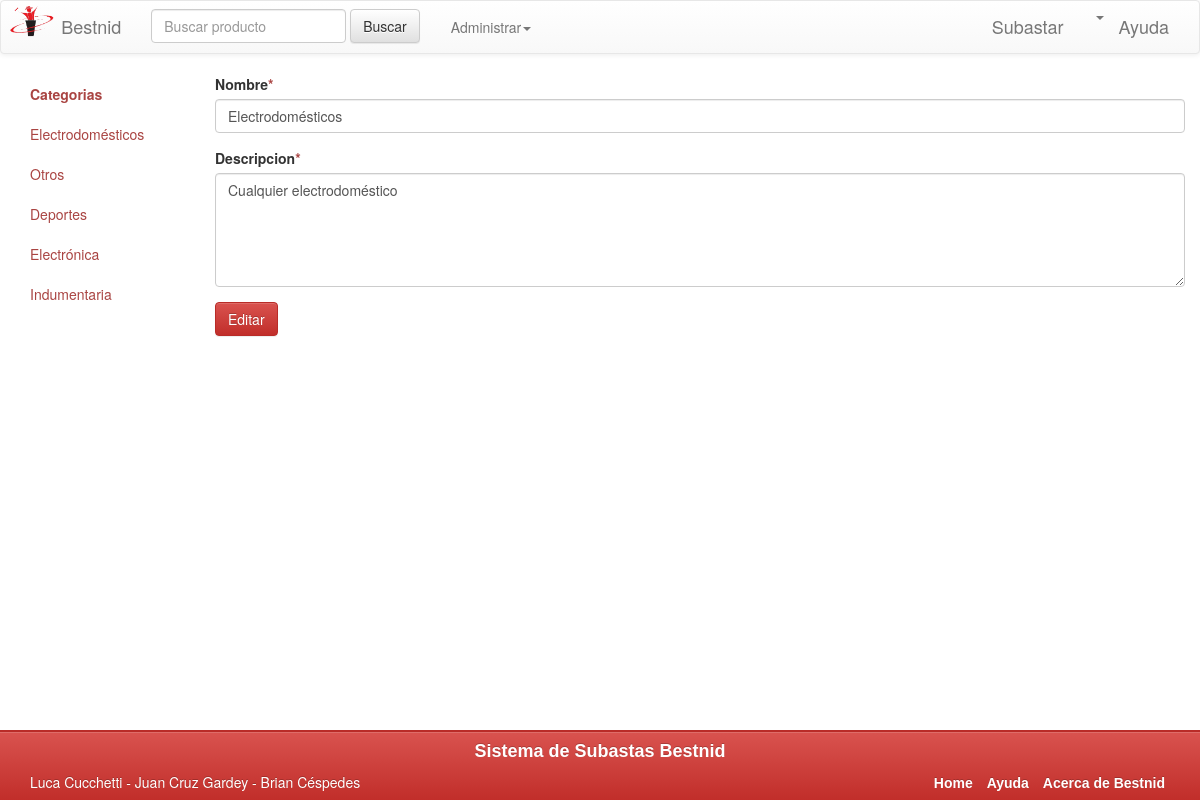
Page /Bestnid/editarCategoria.php?id=3 (signed in) on the committed database.
### tables this page shows
CREATE TABLE IF NOT EXISTS `categoria` (
`idCategoria` int(11) NOT NULL,
  `nombre` varchar(50) NOT NULL,
  `descripcion` longtext
);

### Bestnid/editarCategoria.php (the view, shortened to what this page needs)
<DOCTYPE html>
<html lang="es">
	<head>
		<link rel="stylesheet" href="Bootstrap/css/bootstrap.min.css">
		<link rel="stylesheet" href="Bootstrap/css/bootstrap-theme.min.css">
		<link rel="stylesheet" href="estilopropio.css">
	</head>
	<body>
		<?php
			include("conexion.php");
			$existeCategoria= mysqli_query ($link, "SELECT * FROM Categoria WHERE idCategoria='".$_GET["id"]."' ");
			$rowCat= mysqli_fetch_array($existeCategoria);
		?>
		<section class="main container-fluid">
			<div class="row">
				<div class="col-sm-3 col-md-2 sidebar">
		        	<ul class="nav nav-sidebar">
			            <li class="active"><a class="text-danger" href="home.php"><strong>Categorias</strong></a></li>
			            <?php
							include("conexion.php");
							$result = mysqli_query ($link, "SELECT * FROM Categoria");
							while ($row=mysqli_fetch_array($result) ) {
								echo "<li><a class='text-danger' href='listadoProductosPorCategoria.php?idCategoria=".$row["idCategoria"]." '>".$row["nombre"]."</a></li>";
							}
						?>
			        </ul>
		        </div>
		        <div class="col-md-10">
		        	<form name="frm-editarCategoria" id="f_editarCategoria" action="sobreescribirCategoria.php" method="POST">
						<div class="form-group">
							<label for="inputNombre">Nombre<span class="text-danger">*</span></label>
							<input type="text" class="form-control" name="nombreCategoria" id="inputNombre" value=<?php echo $rowCat["nombre"] ?> >
						</div>
						<div class="form-group">
							<label for="inputDescripcion">Descripcion<span class="text-danger">*</span></label>
							<textarea class="form-control" name="descripcionCategoria" id="inputDescripcion" rows="5"><?php echo $rowCat["descripcion"] ?></textarea>
						</div>
						<button class="btn btn-danger" type="button" id="b_editar">Editar</button>
					</form>
		        </div>
		     </div>
		</section>
		<footer class="btn-danger">
			<div class="container">
				<div class="row">
					<h4 class="text-center">Sistema de Subastas Bestnid</h4>
				</div>
				<div class="row">
					<div class="col-md-6">
						<p>Luca Cucchetti - Juan Cruz Gardey - Brian C&eacute;spedes </p>
					</div>
					<div class="col-md-6">
						<ul class="list-inline text-right">
							<li><a href="home.php">Home</a></li>
							<li><a href="#">Ayuda</a></li>
							<li><a href="acercaBestnid.php">Acerca de Bestnid</a></li>
						</ul>
					</div>
				</div>
			</div>
		</footer>
	</body>
</html>

### Bestnid/estilopropio.css (style rules this page uses)
.navbar-brand { padding: 0px; }
footer { position: fixed; bottom: 0px; width: 100%; background: #111; background: rgba(0,0,0,.90); border-top: 2px solid #f00; z-index:100; height: 70px; }
body { margin-bottom:70px; }
footer h4 { font-weight: bold; font-family: sans-serif; }
footer a { font-weight: bold; font-family: sans-serif; color:white; }

### rows in the picture
categoria: nombre "Electrodomésticos", nombreCategoria "Electrodomésticos", descripcionCategoria "Cualquier electrodoméstico"
categoria: nombre "Otros"
categoria: nombre "Deportes"
categoria: nombre "Electrónica"
categoria: nombre "Indumentaria"
